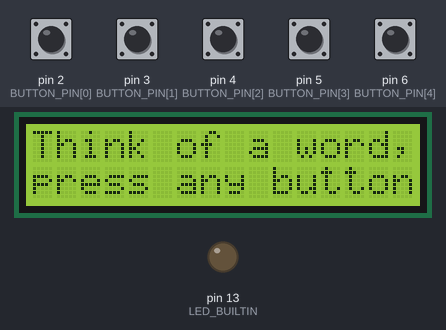
Simulated run of this sketch. Board: Arduino Uno, built with avr-gcc and run on an emulated ATmega328P. Shown: 16×2 character LCD, output pins drawn as LEDs (lit = HIGH). The test bench sets the inputs (shaded band); at power-on: pin 2 (BUTTON_PIN[0]), pin 3 (BUTTON_PIN[1]), pin 4 (BUTTON_PIN[2]), pin 5 (BUTTON_PIN[3]), pin 6 (BUTTON_PIN[4]) HIGH.

Above: at 1.2 s.
1.3 s: pin 2 (BUTTON_PIN[0]) pulled LOW for 0.15 s
At 2.1 s:
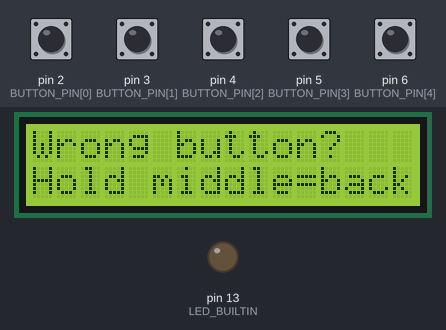
4.4 s: pin 3 (BUTTON_PIN[1]) pulled LOW for 0.15 s
At 6.0 s:
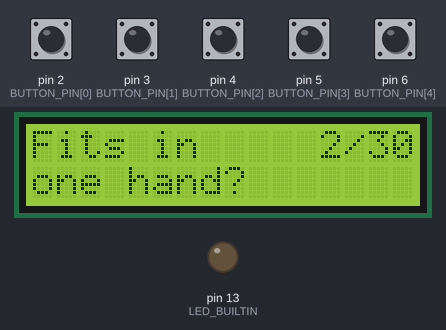
6.3 s: pin 4 (BUTTON_PIN[2]) pulled LOW for 0.15 s
At 7.6 s:
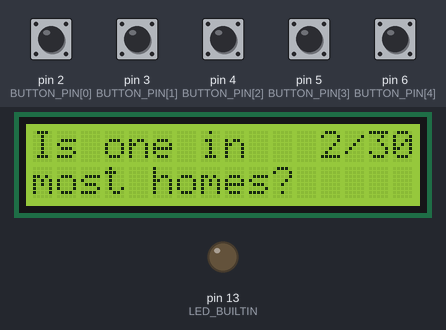
8.2 s: pin 5 (BUTTON_PIN[3]) pulled LOW for 0.15 s
At 8.9 s:
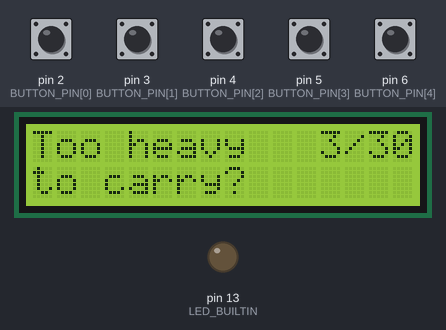
10.1 s: pin 6 (BUTTON_PIN[4]) pulled LOW for 0.15 s
At 11.0 s:
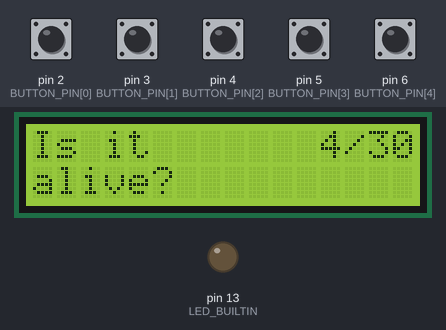
12.0 s: pin 2 (BUTTON_PIN[0]) pulled LOW for 1 s
At 14.3 s:
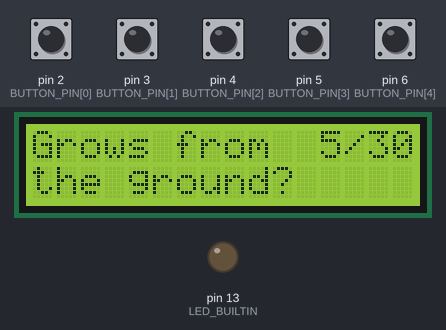
Timing chart, 0 to 15.7 s (numbered marks = the images above; inputs shaded):
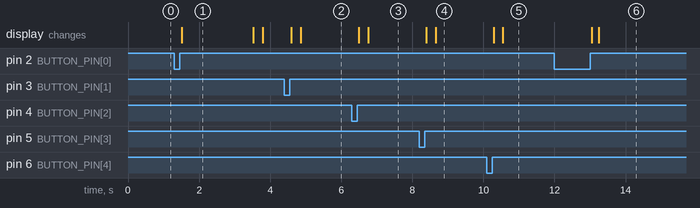

Measured:
- after the input at 1.3 s, the display: changes after 0.22 s (image 1)
- after the input at 4.4 s, the display: first changes after 0.20 s (image 2 shows a later state)
- after the input at 6.3 s, the display: first changes after 0.20 s (image 3 shows a later state)
- after the input at 8.2 s, the display: first changes after 0.20 s (image 4 shows a later state)
- after the input at 10.1 s, the display: first changes after 0.20 s (image 5 shows a later state)
- after the input at 12.0 s, the display: first changes after 1.0 s (image 6 shows a later state)
- what the display in image 1 shows lasts 2.0 s, from 1.5 s to 3.5 s

The sketch:

uno_guesser.ino
```cpp
// 20 Questions on an Arduino Uno: think of a thing (or an idea, like "nothing") and it guesses it.
// It gets 30 turns in total (MAX_TURNS in guesser_core.h): every question and every guess uses one.
//
// Wiring:
//   LCD (I2C backpack): GND->GND, VCC->5V, SDA->A4, SCL->A5
//   Answer buttons, each between a pin and GND (a bare jumper wire touched to GND works too):
//     D2 = Yes      D3 = Probably      D4 = Sometimes / not sure
//     D5 = Probably not      D6 = No
//   When it guesses a word, Yes or Probably means "right"; any other button means "wrong".
//   Pressed a wrong answer? HOLD D4 (the middle button) for one second to go back one step.
//   A normal "sometimes" answer doesn't use up a turn (up to 3 per game).
//
// Library needed: "LiquidCrystal I2C" by Frank de Brabander.
// Change LCD_ADDRESS to 0x3F if the screen stays blank.

#include <Wire.h>
#include <LiquidCrystal_I2C.h>
#include "guesser_core.h"

#define LCD_ADDRESS 0x27

LiquidCrystal_I2C lcd(LCD_ADDRESS, 16, 2);
Game game;
uint16_t hist[MAX_TURNS + MAX_SKIPS + 2];                 // what has happened this game, for "back"
uint8_t histN;

const uint8_t BUTTON_PIN[5] = {2, 3, 4, 5, 6};          // yes, probably, sometimes, probably not, no
const uint8_t BUTTON_LEVEL[5] = {4, 3, 2, 1, 0};        // the answer level each button gives
const uint8_t STAR[8] = {0b00100, 0b10101, 0b01110, 0b11111, 0b01110, 0b10101, 0b00100, 0};

// ------------------------------------------------------------------ buttons
#define BACK 5                                            // returned for a 1-second hold of the middle button
#define HOLD_MS 1000

uint8_t waitForButton() {
  while (true) {
    for (uint8_t b = 0; b < 5; b++) {
      if (digitalRead(BUTTON_PIN[b]) == LOW) {
        delay(30);                                        // debounce
        if (digitalRead(BUTTON_PIN[b]) == LOW) {
          unsigned long t = millis();
          bool held = false;
          while (digitalRead(BUTTON_PIN[b]) == LOW) {     // wait for release
            if (b == 2 && !held && millis() - t >= HOLD_MS) { held = true; digitalWrite(LED_BUILTIN, HIGH); }
          }
          digitalWrite(LED_BUILTIN, LOW);
          delay(30);
          return held ? BACK : b;
        }
      }
    }
  }
}

// ------------------------------------------------------------------ screen
void printRow(uint8_t row, const char *text) {
  lcd.setCursor(0, row);
  uint8_t i = 0;
  for (; i < 16 && text[i]; i++) lcd.write(text[i]);
  for (; i < 16; i++) lcd.write(' ');
}

// Text on the left of the top row and on the whole bottom row; "7/20" in the top-right corner.
// The text is broken at a space (the build script checks that every question fits).
void showPrompt(uint8_t turn, const char *text) {
  char row0[11], row1[17];
  uint8_t len = strlen(text), cut = len;
  if (len > 10) {
    cut = 10;
    for (uint8_t i = 10; i > 0; i--) if (text[i] == ' ') { cut = i; break; }
  }
  uint8_t k = 0;
  for (uint8_t i = 0; i < cut; i++) row0[k++] = text[i];
  row0[k] = 0;
  const char *rest = text + cut;
  while (*rest == ' ') rest++;
  k = 0;
  while (*rest && k < 16) row1[k++] = *rest++;
  row1[k] = 0;

  lcd.clear();
  lcd.setCursor(0, 0); lcd.print(row0);
  uint8_t digits = turn >= 10 ? 5 : 4;                   // "7/30" or "13/30"
  lcd.setCursor(16 - digits, 0);
  if (turn >= 10) lcd.write('0' + turn / 10);             // (no lcd.print(number): it needs a 33-byte buffer)
  lcd.write('0' + turn % 10);
  lcd.write('/');
  lcd.write('0' + MAX_TURNS / 10);
  lcd.write('0' + MAX_TURNS % 10);
  lcd.setCursor(0, 1); lcd.print(row1);
}

void blinkBacklight(uint8_t times, uint16_t ms) {
  for (uint8_t i = 0; i < times; i++) {
    lcd.noBacklight(); delay(ms);
    lcd.backlight();   delay(ms);
  }
}

void showTwoRows(const char *top, const char *bottom) {
  lcd.clear();
  printRow(0, top);
  printRow(1, bottom);
}

// Win: flashing backlight, stars sweeping along the bottom row, then the word.
void winScreen(const char *word) {
  showTwoRows("     I WIN!", "");
  blinkBacklight(3, 150);
  for (uint8_t i = 0; i < 16; i++) { lcd.setCursor(i, 1); lcd.write((uint8_t)0); delay(60); }
  for (uint8_t i = 0; i < 16; i++) { lcd.setCursor(i, 1); lcd.write(' ');        delay(40); }
  showTwoRows("I WIN! It was:", word);
  waitForButton();
}

// Lose: "You got me!" slides in from the right, then two slow blinks.
void loseScreen() {
  const char *msg = "You got me!";
  uint8_t len = strlen(msg);
  lcd.clear();
  for (int8_t x = 15; x >= (16 - len) / 2; x--) {
    lcd.setCursor(0, 0);
    for (uint8_t i = 0; i < 16; i++) {
      int8_t k = i - x;
      lcd.write(k >= 0 && k < len ? msg[k] : ' ');
    }
    delay(70);
  }
  blinkBacklight(2, 400);
  showTwoRows("  You got me!", " Play again?");
  waitForButton();
}

// Wrong guess: a quick flash so each miss is visible.
void wrongGuessScreen() {
  showTwoRows("  Hmm... no.", "  Let me think");
  delay(900);
}

// ------------------------------------------------------------------ game
void goBack() {                                           // forget the last answer (or wrong guess)
  if (histN > 0) histN--;
  gameReplay(game, hist, histN);
  showTwoRows("  Going back...", "");
  delay(500);
}

void setup() {
  pinMode(LED_BUILTIN, OUTPUT);
  for (uint8_t b = 0; b < 5; b++) pinMode(BUTTON_PIN[b], INPUT_PULLUP);
  lcd.init();
  lcd.backlight();
  lcd.createChar(0, (uint8_t *)STAR);
}

void loop() {
  char text[28];

  showTwoRows("Think of a word,", "press any button");
  waitForButton();
  gameStart(game, (uint8_t)(micros() >> 4) ^ (uint8_t)analogRead(A0));   // varies the questions between games
  histN = 0;
  static bool tipShown = false;
  if (!tipShown) {
    tipShown = true;
    showTwoRows("Wrong button?", "Hold middle=back");
    delay(2000);
  }

  while (true) {
    lcd.setCursor(0, 0); lcd.print(F("Thinking...    "));   // the next step takes about 0.3 s
    uint16_t out;
    uint8_t turn = gameTurn(game);
    Action a = gameNext(game, &out);

    if (a == ASK) {
      questionText(out, text, sizeof text);
      showPrompt(turn, text);
      uint8_t b = waitForButton();
      if (b == BACK) { goBack(); continue; }
      gameAnswer(game, out, BUTTON_LEVEL[b]);
      hist[histN++] = ((uint16_t)BUTTON_LEVEL[b] << 8) | out;

    } else if (a == GUESS) {
      char name[20];
      wordName(out, name, sizeof name);
      strcpy(text, "Is it ");
      strcat(text, name);
      strcat(text, "?");
      showPrompt(turn, text);
      uint8_t b = waitForButton();
      if (b == BACK) { goBack(); continue; }
      if (b <= 1) {                                       // yes / probably
        winScreen(name);
        break;
      }
      gameWrongGuess(game, out);
      hist[histN++] = 0x8000 | out;
      if (gameTurn(game) <= MAX_TURNS) wrongGuessScreen();

    } else {
      loseScreen();
      break;
    }
  }
}
```

guesser_core.h
```cpp
// 20 Questions engine for a small board. No Arduino-specific code in here,
// so the same file is tested on a PC and runs on the Uno.
//
// Every word has a "penalty" byte. Each answer adds a penalty to the words
// that disagree with it, and the word with the lowest penalty is the best guess.
#pragma once
#include <stdint.h>
#include <string.h>
#include "uno_table.h"

#ifndef pgm_read_byte               // building on a PC
#define pgm_read_byte(p) (*(const uint8_t *)(p))
#endif

#ifndef MARGIN
#define MARGIN       10     // guess early when the best word leads by this much
#endif
#ifndef MAX_TURNS
#define MAX_TURNS    30     // every question AND every guess uses one turn
#endif
#ifndef LAST_GUESSES
#define LAST_GUESSES  2     // the last turns are all guesses
#endif
#ifndef FORCED_AT
#define FORCED_AT    13     // a guess at this question count even without a clear leader
#endif
#ifndef MAX_SKIPS
#define MAX_SKIPS     3     // "sometimes" answers that don't use up a turn
#endif
#ifndef JITTER_DIV
#define JITTER_DIV   20     // pick randomly among questions within ~1/20 of the best split (0 = off)
#endif
#define DROPPED     255

enum Action : uint8_t { ASK, GUESS, GIVE_UP };

// answer levels: 0=no 1=probably not 2=sometimes 3=probably 4=yes
static const uint8_t COST_IF_YES[5] PROGMEM = {12, 5, 3, 1, 0};   // word's stored answer is yes
static const uint8_t COST_IF_NO[5]  PROGMEM = {0, 1, 3, 5, 12};   // word's stored answer is no
// how much a word counts when choosing a question, by how far behind the leader it is
static const uint8_t WEIGHT[25] PROGMEM = {255,199,155,120,94,73,57,44,35,27,21,16,13,10,8,6,5,4,3,2,2,1,1,1,1};

struct Game {
  uint8_t  pen[N_WORDS];
  uint8_t  asked[ROW_BYTES];
  uint8_t  n;            // questions asked so far
  uint8_t  lastGuessN;   // question count at the last guess
  uint8_t  guesses;
  uint8_t  seed;         // makes questions vary between games
  uint8_t  skips;        // free "sometimes" answers used
  uint32_t work;         // inner-loop count, only used for timing estimates
};

inline uint8_t answerBit(uint16_t w, uint8_t q) {
  return (pgm_read_byte(&ANSWERS[(uint32_t)w * ROW_BYTES + (q >> 3)]) >> (q & 7)) & 1;
}

inline void gameStart(Game &g, uint8_t seed = 0) {
  for (uint16_t i = 0; i < N_WORDS; i++) g.pen[i] = pgm_read_byte(&PRIOR[i]);
  memset(g.asked, 0, sizeof(g.asked));
  g.n = 0; g.lastGuessN = 255; g.guesses = 0; g.work = 0; g.seed = seed; g.skips = 0;
}

// Record the player's answer to question q (level 0..4).
inline void gameAnswer(Game &g, uint8_t q, uint8_t level) {
  g.asked[q >> 3] |= 1 << (q & 7);
  g.n++;
  if (level == 2 && g.skips < MAX_SKIPS) g.skips++;
  uint8_t cy = pgm_read_byte(&COST_IF_YES[level]);
  uint8_t cn = pgm_read_byte(&COST_IF_NO[level]);
  for (uint16_t i = 0; i < N_WORDS; i++) {
    if (g.pen[i] == DROPPED) continue;
    uint16_t p = g.pen[i] + (answerBit(i, q) ? cy : cn);
    g.pen[i] = p > 254 ? 254 : p;
  }
}

inline void gameWrongGuess(Game &g, uint16_t w) { g.pen[w] = DROPPED; }

// Decide what to do next. For ASK, *out is a question number; for GUESS, a word number.
inline Action gameNext(Game &g, uint16_t *out) {
  uint16_t best = 0;
  for (uint16_t i = 1; i < N_WORDS; i++) if (g.pen[i] < g.pen[best]) best = i;
  uint16_t second = (best == 0) ? 1 : 0;
  for (uint16_t i = 0; i < N_WORDS; i++) if (i != best && g.pen[i] < g.pen[second]) second = i;

  uint8_t turns = g.n + g.guesses - g.skips;
  if (turns >= MAX_TURNS || g.pen[best] == DROPPED) return GIVE_UP;
  bool endgame = turns >= MAX_TURNS - LAST_GUESSES;
  bool lead = g.n >= 4 && (uint16_t)g.pen[second] - g.pen[best] >= MARGIN;
  bool forced = g.n == FORCED_AT;
  if (endgame || ((lead || forced) && g.n != g.lastGuessN)) {
    g.lastGuessN = g.n; g.guesses++; *out = best; return GUESS;
  }

  {
    uint8_t base = g.pen[best];
    int16_t bestQ = -1;
    uint32_t bestScore = 0xFFFFFFFFUL;
    for (uint8_t q = 0; q < N_QUESTIONS; q++) {
      if (g.asked[q >> 3] & (1 << (q & 7))) continue;
      uint32_t sum = 0, yes = 0;
      for (uint16_t i = 0; i < N_WORDS; i++) {
        uint8_t p = g.pen[i];
        if (p == DROPPED) continue;
        uint8_t d = p - base;
        if (d > 24) continue;
        uint8_t w = pgm_read_byte(&WEIGHT[d]);
        sum += w;
        if (answerBit(i, q)) yes += w;
      }
      g.work += N_WORDS;
      if (yes * 200 < sum || (sum - yes) * 200 < sum) continue;      // nearly everyone agrees
      uint32_t score = (2 * yes > sum) ? 2 * yes - sum : sum - 2 * yes;
#if JITTER_DIV > 0
      uint16_t h = (g.seed * 251u) ^ (q * 2654u) ^ (g.n * 40503u);   // same state -> same choice, so "back" repeats the question
      h ^= h >> 7; h *= 0x9E37u; h ^= h >> 9;
      score += h % (sum / JITTER_DIV + 1);
#endif
      if (score < bestScore) { bestScore = score; bestQ = q; }
    }
    if (bestQ >= 0) { *out = bestQ; return ASK; }
  }

  g.lastGuessN = g.n; g.guesses++; *out = best; return GUESS;
}

// Copy the i-th string out of a PROGMEM blob of NUL-separated strings.
inline void blobString(const char *blob, uint16_t index, char *buf, uint8_t max) {
  const char *p = blob;
  while (index--) { while (pgm_read_byte(p++)) {} }
  uint8_t k = 0;
  char c;
  while (k < max - 1 && (c = (char)pgm_read_byte(p++))) buf[k++] = c;
  buf[k] = 0;
}
inline void wordName(uint16_t i, char *buf, uint8_t max)     { blobString(NAMES, i, buf, max); }
inline void questionText(uint8_t q, char *buf, uint8_t max)  { blobString(QUESTIONS, q, buf, max); }

// Turn number for the screen (1..MAX_TURNS) of the prompt about to be shown.
inline uint8_t gameTurn(const Game &g) { return g.n + g.guesses - g.skips + 1; }

// History entries: a question answer is (level << 8) | question; a wrong guess is 0x8000 | word.
// Going back = start again and replay everything except the last entry.
inline void gameReplay(Game &g, const uint16_t *hist, uint8_t count) {
  uint8_t seed = g.seed;
  gameStart(g, seed);
  for (uint8_t i = 0; i < count; i++) {
    uint16_t e = hist[i];
    if (e & 0x8000) { gameWrongGuess(g, e & 0x7FFF); g.guesses++; g.lastGuessN = g.n; }
    else gameAnswer(g, e & 0xFF, e >> 8);
  }
}
```

Source omitted: uno_table.h (data table, 39423 bytes)
